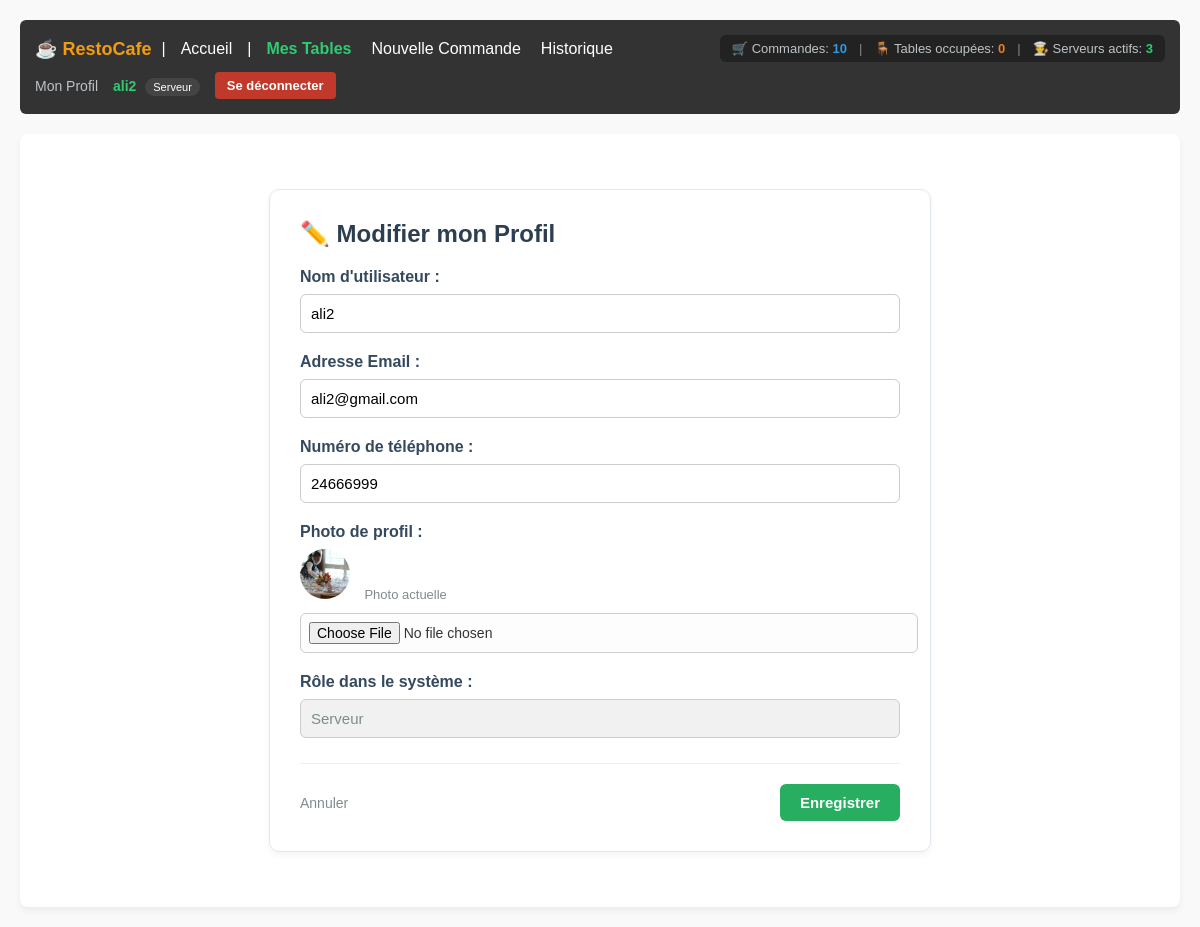
Page /profile/edit/ (signed in) on the committed database.
### accounts/models.py (models this page shows, shortened)
class User(AbstractUser):
  ROLE_CHOICES = (
      ('admin', 'Administrateur'),
      ('serveur', 'Serveur'),
      ('cuisine', 'Cuisinier'),
  )
  role = models.CharField(
      max_length=20, choices=ROLE_CHOICES, default='serveur'
  )
  tel = models.CharField(max_length=20, blank=True, null=True)
  photo = models.ImageField(upload_to='profils/', blank=True, null=True)

### accounts/views.py (the view, shortened to what this page needs)
# urls.py: path('profile/edit/', profile_edit_view, name='profile_edit'),
@login_required
def profile_edit_view(request):
  return render(request, 'accounts/profile_edit.html')

### accounts/context_processors.py (called while the page is built)
def restaurant_stats(request):
    if not request.user.is_authenticated:
        return {}
    total_commandes = Commande.objects.count()
    tables_occupees = Table.objects.filter(
        commandes__statut__in=['en_attente', 'en_preparation', 'prete']
    ).distinct().count()
    serveurs_actifs = User.objects.filter(
        role='serveur',
        commandes_gerees__isnull=False
    ).distinct().count()
    serveurs_stats = User.objects.filter(role='serveur').prefetch_related('commandes_gerees')
    return {
        'stat_commandes': total_commandes,
        'stat_tables_occupees': tables_occupees,
        'stat_serveurs': serveurs_actifs,
        'serveurs_stats': serveurs_stats,
    }

### accounts/templates/accounts/profile_edit.html (shortened to what this page needs)
{% extends 'base.html' %}
{% block content %}
    <div style="max-width: 600px; margin: 30px auto; background: #ffffff; border: 1px solid #e1e8ed; border-radius: 10px; padding: 30px; box-shadow: 0 4px 6px rgba(0,0,0,0.04);">
        <h2 style="color: #2c3e50; margin-top: 0; margin-bottom: 20px; font-size: 24px;">✏️ Modifier mon Profil</h2>
        <form method="post" enctype="multipart/form-data">
            <div style="margin-bottom: 20px;">
                <label style="display: block; font-weight: bold; color: #34495e; margin-bottom: 8px;">Nom d'utilisateur :</label>
                <input type="text" name="username" value="{{ user.username }}" required style="width: 100%; padding: 10px; border: 1px solid #ccc; border-radius: 6px; font-size: 15px; box-sizing: border-box;">
            </div>
            <div style="margin-bottom: 20px;">
                <label style="display: block; font-weight: bold; color: #34495e; margin-bottom: 8px;">Adresse Email :</label>
                <input type="email" name="email" value="{{ user.email|default:'' }}" style="width: 100%; padding: 10px; border: 1px solid #ccc; border-radius: 6px; font-size: 15px; box-sizing: border-box;">
            </div>
            <div style="margin-bottom: 20px;">
                <label style="display: block; font-weight: bold; color: #34495e; margin-bottom: 8px;">Numéro de téléphone :</label>
                <input type="text" name="tel" value="{{ user.tel|default:'' }}" placeholder="Ex: +216 20 000 000" style="width: 100%; padding: 10px; border: 1px solid #ccc; border-radius: 6px; font-size: 15px; box-sizing: border-box;">
            </div>
            <div style="margin-bottom: 20px;">
                <label style="display: block; font-weight: bold; color: #34495e; margin-bottom: 8px;">Photo de profil :</label>
                {% if user.photo %}
                    <div style="margin-bottom: 10px;">
                        <img src="{{ user.photo.url }}" alt="Actuelle" style="width: 50px; height: 50px; border-radius: 50%; object-fit: cover;">
                        <span style="font-size: 13px; color: #7f8c8d; margin-left: 10px;">Photo actuelle</span>
                    </div>
                {% endif %}
                <input type="file" name="photo" accept="image/*" style="width: 100%; padding: 8px; border: 1px solid #ccc; border-radius: 6px; font-size: 14px; background: #fdfdfd;">
            </div>
            <div style="margin-bottom: 25px;">
                <label style="display: block; font-weight: bold; color: #34495e; margin-bottom: 8px;">Rôle dans le système :</label>
                <input type="text" value="{{ user.get_role_display }}" disabled style="width: 100%; padding: 10px; background: #f1f1f1; border: 1px solid #ccc; border-radius: 6px; font-size: 15px; color: #7f8c8d; box-sizing: border-box;">
            </div>
            <div style="display: flex; justify-content: space-between; align-items: center; border-top: 1px solid #f1f1f1; padding-top: 20px;">
                <a href="{% url 'accounts:profile' %}" style="color: #7f8c8d; text-decoration: none; font-size: 14px; font-weight: 500;">
                    Annuler
                </a>
                <button type="submit" style="padding: 10px 20px; background: #27ae60; color: white; border: none; border-radius: 6px; font-size: 15px; font-weight: 600; cursor: pointer;">
                    Enregistrer
                </button>
            </div>
        </form>
    </div>
{% endblock %}

### templates/navbar.html (shortened to what this page needs)
<nav style="background: #333; color: #fff; padding: 15px; margin-bottom: 20px; border-radius: 6px; display: flex; justify-content: space-between; align-items: center; flex-wrap: wrap; gap: 10px;">
    <div style="display: flex; align-items: center; gap: 10px; flex-wrap: wrap;">
        <strong style="font-size: 18px; color: #f39c12;">☕ RestoCafe</strong> |
        <a href="{% url 'accounts:home' %}" style="color: #fff; text-decoration: none; margin: 0 5px;">Accueil</a>
        {% if user.is_authenticated %}
            |
            {% if user.role == 'admin' or user.is_superuser %}
                <a href="{% url 'accounts:admin_dashboard' %}" style="color: #3498db; text-decoration: none; margin: 0 5px; font-weight: bold;">Dashboard Admin</a>
                <a href="{% url 'accounts:user_list' %}" style="color: #fff; text-decoration: none; margin: 0 5px;">Utilisateurs</a>
                <a href="{% url 'tables:table_list' %}" style="color: #fff; text-decoration: none; margin: 0 5px;">Tables</a>
                <a href="{% url 'commandes:commande_list' %}" style="color: #fff; text-decoration: none; margin: 0 5px;">Commandes</a>
            {% elif user.role == 'serveur' %}
                <a href="{% url 'tables:serveur_dashboard' %}" style="color: #2ecc71; text-decoration: none; margin: 0 5px; font-weight: bold;">Mes Tables</a>
                <a href="{% url 'commandes:commande_add' %}" style="color: #fff; text-decoration: none; margin: 0 5px;">Nouvelle Commande</a>
                <a href="{% url 'commandes:commande_list' %}" style="color: #fff; text-decoration: none; margin: 0 5px;">Historique</a>
            {% elif user.role == 'cuisine' %}
                <a href="{% url 'commandes:cuisine_dashboard' %}" style="color: #f39c12; text-decoration: none; margin: 0 5px; font-weight: bold;">Dashboard Cuisine</a>
            {% endif %}
        {% endif %}
    </div>
    {% if user.is_authenticated %}
        <div style="display: flex; align-items: center; gap: 12px; background: #222; padding: 6px 12px; border-radius: 6px; font-size: 13px;">
            <span style="color: #bdc3c7;" title="Commandes totales">
                🛒 Commandes: <strong style="color: #3498db;">{{ stat_commandes|default:0 }}</strong>
            </span>
            <span style="color: #7f8c8d;">|</span>
            <span style="color: #bdc3c7;" title="Tables occupées">
                🪑 Tables occupées: <strong style="color: #e67e22;">{{ stat_tables_occupees|default:0 }}</strong>
            </span>
            <span style="color: #7f8c8d;">|</span>
            <span style="color: #bdc3c7;" title="Serveurs actifs">
                👨‍🍳 Serveurs actifs: <strong style="color: #2ecc71;">{{ stat_serveurs|default:0 }}</strong>
            </span>
        </div>
    {% endif %}
    <div style="display: flex; align-items: center; gap: 15px;">
        {% if user.is_authenticated %}
            <a href="{% url 'accounts:profile' %}" style="color: #bdc3c7; text-decoration: none; font-size: 14px;">Mon Profil</a>
            <span style="color: #2ecc71; font-size: 14px;">
                <strong>{{ user.username }}</strong>
                <span style="background: #444; color: #fff; padding: 3px 8px; border-radius: 10px; font-size: 11px; margin-left: 5px;">{{ user.get_role_display|default:user.role }}</span>
            </span>
            <form action="{% url 'accounts:logout' %}" method="post" style="display: inline; margin: 0;">
                <button type="submit" style="background: #c0392b; color: white; border: none; padding: 6px 12px; border-radius: 4px; cursor: pointer; font-size: 13px; font-weight: bold;">Se déconnecter</button>
            </form>
        {% else %}
            <span style="color: #e74c3c; font-size: 14px;">Non connecté</span>
            <a href="{% url 'accounts:login' %}" style="color: #fff; text-decoration: none; padding: 6px 12px; background: #2980b9; border-radius: 4px; font-size: 13px; font-weight: bold;">Connexion</a>
        {% endif %}
    </div>
</nav>

### templates/base.html (style rules this page uses)
body { font-family: Arial, sans-serif; margin: 0; padding: 20px; background-color: #f9f9f9; color: #333; }

### rows in the picture
User: username "ali2", role "Serveur", email "ali2@gmail.com", tel "24666999", photo (picture)

### other values in the picture
{{ stat_commandes|default:0 }} "10"
{{ stat_tables_occupees|default:0 }} "0"
{{ stat_serveurs|default:0 }} "3"
